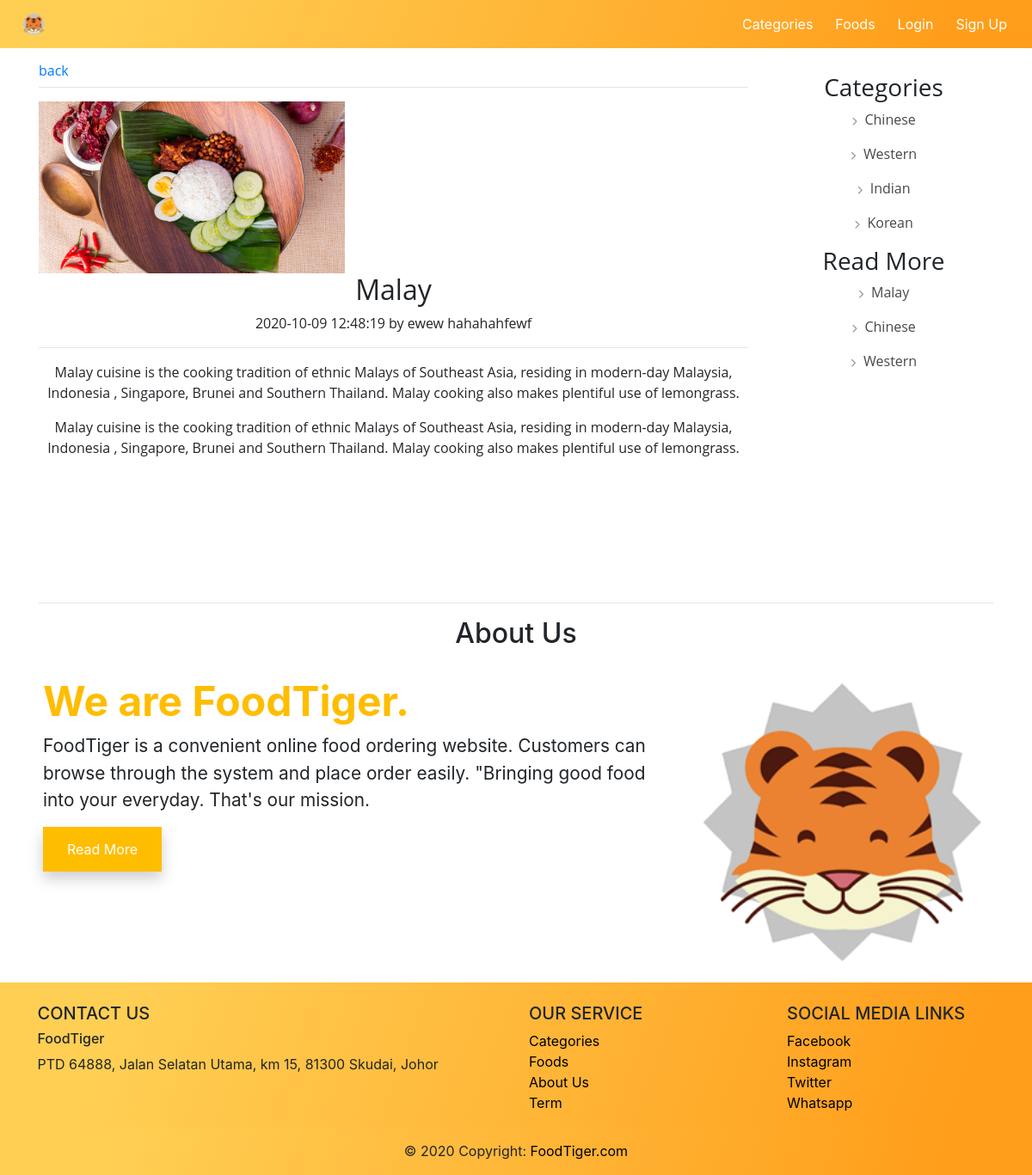
The app's page /customer/blogDetail.php?id=29 with its own data.
### tables this page shows
CREATE TABLE `category` (
  `c_id` int(11) NOT NULL,
  `name` varchar(255) NOT NULL,
  `description` varchar(255) NOT NULL,
  `image` varchar(500) NOT NULL
);

CREATE TABLE `blog` (
  `id` int(255) NOT NULL,
  `title` varchar(255) NOT NULL,
  `description` varchar(500) NOT NULL,
  `contain` longtext NOT NULL,
  `image` varchar(255) NOT NULL,
  `time_date` timestamp NOT NULL DEFAULT current_timestamp() ON UPDATE current_timestamp(),
  `Email` varchar(255) NOT NULL,
  `Name` varchar(255) NOT NULL
);

### customer/blogDetail.php (the view, shortened to what this page needs)
<?php
include "../database/connection.php";
?>
<!DOCTYPE html>
<html >
<head>
  <link rel="stylesheet" href="../css/nav-bar.css">
  <link rel="stylesheet" href="../css/index.css">
  <link rel="stylesheet" href="../css/aboutus.css">
  <link rel="stylesheet" href="../css/blog.css">
</head>
<body>
  <header>
    <div>
      <?php
      require "navandfooter/nav.php";
      ?>
  </header>
  <div class="in1 ">
    <div id="demo" class="carousel slide" data-ride="carousel">
      <ul class="carousel-indicators">
        <li data-target="#demo" data-slide-to="0" class="active"></li>
        <li data-target="#demo" data-slide-to="1"></li>
        <li data-target="#demo" data-slide-to="2"></li>
      </ul>
      <div class="carousel-inner">
        <div class="carousel-item active">
          <img src="../image/food.jpg" alt="food" width="100%" height="100%">
        </div>
      </div>
      <a class="carousel-control-prev" href="#demo" data-slide="prev">
        <span class="carousel-control-prev-icon"></span>
      </a>
      <a class="carousel-control-next" href="#demo" data-slide="next">
        <span class="carousel-control-next-icon"></span>
      </a>
    </div>
<div class="blog-wrap">
		<div class="container">
			<div class="row">
				<div class="col-md-9 blog-left">
              <a href="#"onclick="back()" style="float: left;margin-top: -15px;">back</a>
        <div class="blog-post">
<hr>
        <img src="<?php echo $_SESSION['image'];?>" style="width:max-content; height:200px;object-fit: contain;" >
        <h2 class="blog-post-title"><?php echo  $_SESSION['title'] ?></h2>
        <p class="blog-post-meta"><?php echo  $_SESSION['time_date'] ?> by <?php echo  $_SESSION['Name'] ?></p>
<hr>
      <p><?php echo  $_SESSION['description'] ?></p>
        <p><?php echo  $_SESSION['contain'] ?></p>
      </div>
    </div>
				<div class="col-md-3 blog-right">
					<div class="widget widget-categories">
						<div class="widget-title">
							<h3>Categories</h3>
						</div>
            <?php
               $query = "SELECT * FROM category limit 5";
               $run_query = mysqli_query($conn, $query) or die(mysqli_error($conn));
               if (mysqli_num_rows($run_query) > 0) {
               while ($row = mysqli_fetch_array($run_query)) {
					?>
              <ul class="cat-list">
                <li>
                  <a href="food.php?category=<?php echo $row['c_id'];?>"><i class="fas fa-chevron-right"></i><?php echo $row['name'];?></a>
                </li>
              </ul>
              <?php
              }
         }
              ?>
              <div class="widget-title">
                <h3>Read More</h3>
              </div>
              <?php
               $query = "SELECT * FROM blog limit 3";
               $run_query = mysqli_query($conn, $query) or die(mysqli_error($conn));
               if (mysqli_num_rows($run_query) > 0) {
               while ($row = mysqli_fetch_array($run_query)) {
					?>
              <ul class="cat-list">
                <li>
                  <a href="blogDetail.php?id=<?php echo $row['id'];?>"><i
                      class="fas fa-chevron-right"></i><?php echo $row['title'];?></a>
                </li>
              </ul>
              <?php
              }
         }
              ?>
					</div>
        </div>
        	</div>
			</div>
		</div>
	</div>
<div class="container" style="margin-top:3%;">
</div>
    <div class="container" style="margin-top:3%;">
    <hr>
      <h2>About Us</h2>
    </div>
    <div class="container" style="text-align: left;">
      <div class="row">
        <div class="column-66">
          <h1 class="large-font" style="color:#FFBD00;"><b>We are FoodTiger.</b></h1>
          <p style="font-size:1.3em;">FoodTiger is a convenient online food ordering website. Customers can browse through the system and place order easily. "Bringing good food into your everyday. That's our mission.</p>
          <a class="abutton" href="../aboutus.php"><button class="button3">Read More</button></a>
        </div>
        <div class="column-33">
          <img src="../image/logo 256x256.png" width="335" height="471">
        </div>
      </div>
    </div>
  <footer>
    <?php
    require "navandfooter/footer.php";
    ?>
  </footer>
</body>
</html>

### css/index.css (style rules this page uses)
.container { text-align:center; padding: 1px; }
.carousel-inner img { width: 100%; height: 100%; }
.abutton { text-decoration: none; color:white; }

### css/aboutus.css (style rules this page uses)
.row:after { content: ""; display: table; clear: both; }
.column-66 { float: left; width: 66.66666%; padding: 20px; }
.column-33 { float: left; width: 33.33333%; padding: 20px; }
.large-font { font-size: 48px; }
.button3 { border: none; color: white; padding: 14px 28px; font-size: 16px; cursor: pointer; background-color: #FFBD00; box-shadow: 0 8px 16px 0 rgba(0,0,0,0.2); }
img { display: block; height: auto; max-width: 100%; }

### css/blog.css (style rules this page uses)
.blog-wrap { font-family: 'Open Sans', sans-serif; padding: 60px 0; }
.blog-left { padding-right: 40px; }
.widget-categories > ul.cat-list { list-style: none; padding-left: 0; }
.widget-categories > ul.cat-list > li { margin-bottom: 15px; font-weight: 400; }
.widget-categories > ul.cat-list > li > a { color: #484848; position: relative; text-decoration: none; }
.widget-categories > ul.cat-list > li > a .fas { font-size: 10px; margin-right: 9px; color: #989898; }

### records on screen
category: name "Chinese"
category: name "Western"
category: name "Indian"
category: name "Korean"
blog: title "Malay"
blog: title "Chinese"
blog: title "Western"

### other values on screen
$_SESSION['title'] "Malay"
$_SESSION['time_date'] "2020-10-09 12:48:19"
$_SESSION['Name'] "ewew hahahahfewf"
